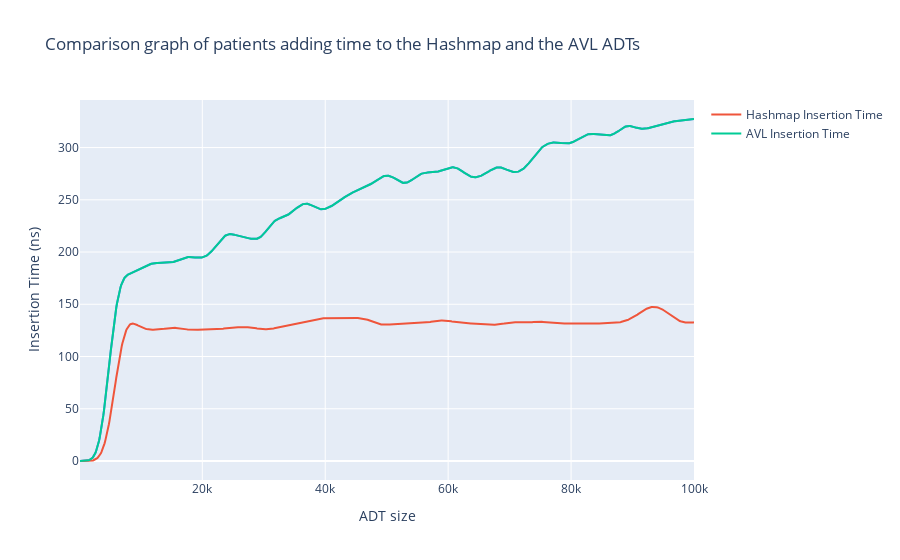

Here is the notebook cell this chart was saved with:
### Code cell
n = 20  # the larger n is, the smoother curve will be
b = [1.0 / n] * n
a = 1

hashmap2 = hashmap
hashmap2["t"] = lfilter(b, a, hashmap["t"])
hashmap2["t"] = lfilter(b, a, hashmap["t"])


bst2 = bst
# bst2["t"] = lfilter(b, a, bst["t"])
# bst2["t"] = lfilter(b, a, bst["t"])

avl2 = avl
# avl2["t"] = lfilter(b, a, avl["t"])
# avl2["t"] = lfilter(b, a, avl["t"])

# avl['t'] = lfilter(b, a, avl["t"])
fig = px.line(avl2, x = 'n', y = 't', title='Comparison graph of patients adding time to the Hashmap and the AVL ADTs')

fig.add_scatter(x=hashmap2['n'], y=hashmap2['t'], name="Hashmap Insertion Time")
# fig.add_scatter(x=bst2['n'], y=bst2['t'], name="BST Insertion Time")
fig.add_scatter(x=avl2['n'], y=avl2['t'], name="AVL Insertion Time")

fig.update_yaxes(title_text="Insertion Time (ns)")
fig.update_xaxes(title_text="ADT size")
fig.show()

### Figure 1 — Plotly figure (JSON) as saved in the notebook; plotly's stock layout.template omitted (floating-point values rounded to 4 significant figures; data arrays with more than 128 entries replaced by an {"elided": "..."} marker saying what was removed)
{"data": [{"hovertemplate": "n=%{x}<br>t=%{y}<extra></extra>", "legendgroup": "", "line": {"color": "#636efa", "dash": "solid"}, "marker": {"symbol": "circle"}, "mode": "lines", "name": "", "orientation": "v", "showlegend": false, "type": "scatter", "x": {"elided": "979 int values"}, "xaxis": "x", "y": {"elided": "979 float values"}, "yaxis": "y"}, {"name": "Hashmap Insertion Time", "type": "scatter", "x": {"elided": "945 int values"}, "y": {"elided": "945 float values"}}, {"name": "AVL Insertion Time", "type": "scatter", "x": {"elided": "979 int values"}, "y": {"elided": "979 float values"}}], "layout": {"legend": {"tracegroupgap": 0}, "title": {"text": "Comparison graph of patients adding time to the Hashmap and the AVL ADTs"}, "xaxis": {"anchor": "y", "domain": [0, 1], "title": {"text": "ADT size"}}, "yaxis": {"anchor": "x", "domain": [0, 1], "title": {"text": "Insertion Time (ns)"}}}}
